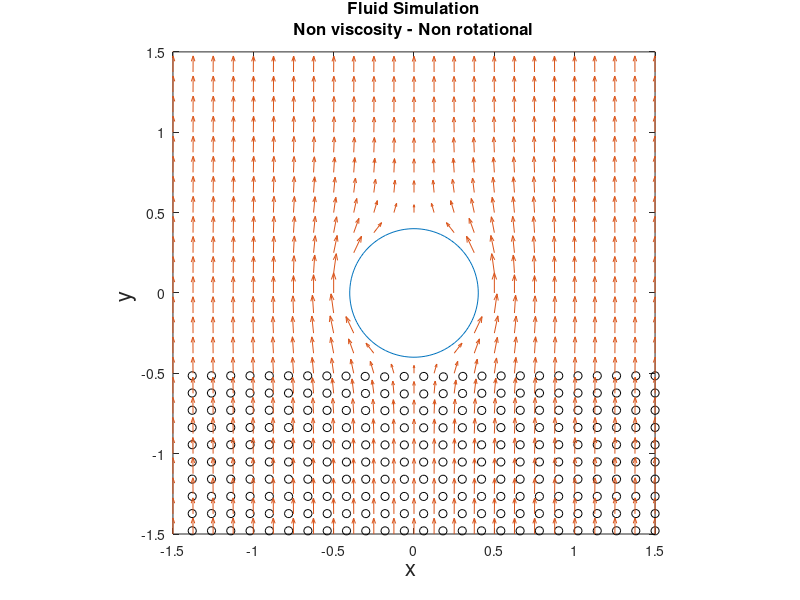
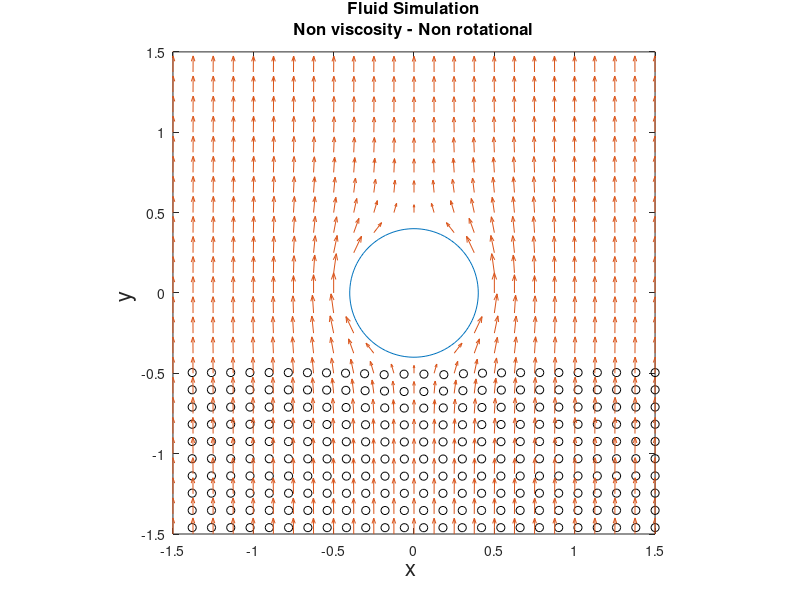
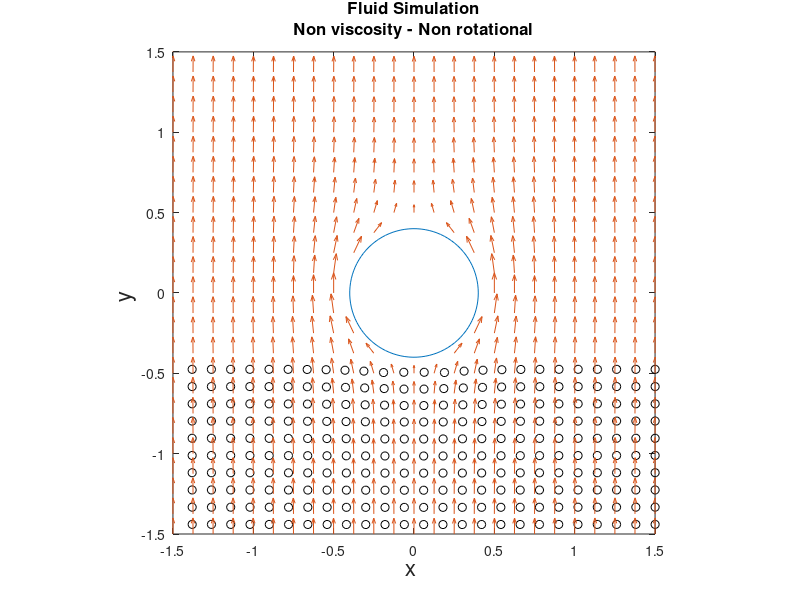
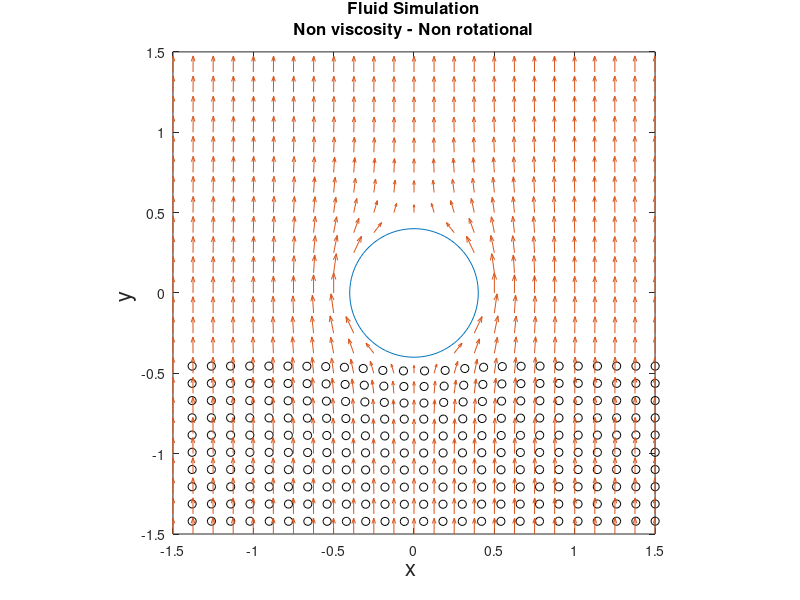

MATLAB code for these plots, in order: (Note: a time limit stopped this script after it produced the figures.)

a=0.4; %circle radious
v0=10; %limit velocity
N=25; % number of points in the grid
l=-1.5; % lower limit in space interval
u=1.5;  % uper limit in space interval
lz=l;6

Np=10  %number of lines of particles

scale_factor = 0.01; %velocity scale fator

%------------Mesh grid------------
xx=linspace(l,u,N); 

zz=linspace(lz,u,N);

[x,z]=meshgrid(xx,zz);

%------------Velocity field------------

#vx=-(3*v0*a^3/2)*z.*x./sqrt(x.^2+z.^2).^5;
#vz=v0+(v0*a^3/2)*(1 ./sqrt(x.^2+z.^2).^3-2*(z.^2)./sqrt(x.^2+z.^2).^5);

vx=-(3*v0*a^3/2)*z.*x./sqrt(x.^2+z.^2).^5;
vz=v0+(v0*a^3/2)*(1 ./sqrt(x.^2+z.^2).^3-3*(z.^2)./sqrt(x.^2+z.^2).^5);

vx_plot=vx
vz_plot=vz


for i=1:N
  for j=1:N
    cond= sqrt(x(i,j)^2+z(i,j)^2);
    if (cond<a)
      vx_plot(i,j)=0;
      vz_plot(i,j)=0;
    endif
   endfor
endfor

%------------Particles Initial Position------------
xp=zeros(Np,N);
zp=zeros(Np,N);

for i=1:Np
  for j=1:N
    xp(i,j)=l + ((u-l)/N)*j;
    zp(i,j)=lz+(i-1)*((u-lz)/(2.8*Np));
  endfor
endfor
%------------------------time loop----------------

dt=0.2 % time step

for i=1:100
  for k=1:Np
 
    for j=1:N
           
      %velocity interpolation
      vxp = interp2 (x, z, vx, xp(k,j), zp(k,j),'spline');
      vzp = interp2 (x, z, vz, xp(k,j), zp(k,j),'spline');

      %actualize particle position
      xp(k,j) +=scale_factor*vxp*dt;
      zp(k,j) +=scale_factor*vzp*dt;
      
      %Collision with central object
      cond= sqrt(xp(k,j)^2+zp(k,j)^2)
      
      if(cond<a) 
           
        A=(scale_factor*vxp)^2+(scale_factor*vzp)^2;
        B=2*(xp(k,j)*vxp*scale_factor+zp(k,j)*vzp*scale_factor);
        C=xp(k,j)^2+zp(k,j)^2-a^2;   
        
        dt_new2=(-B-sqrt(B^2-4*A*C))/(2*A)    
        dt_new3=(-B+sqrt(B^2-4*A*C))/(2*A)
        
        xp(k,j) +=scale_factor*vxp*dt_new2;
        zp(k,j) +=scale_factor*vzp*dt_new2;
       endif
       
    endfor
endfor
    %------------------------Plot particles position----------------
    plot(xp,zp,'ko');
      
    %------------------------Plot axis properties-------------------
    title ({"Fluid Simulation";"Non viscosity - Non rotational"},"fontsize", 12);
    xlabel ("x ","fontsize", 16);
    ylabel ("y ","fontsize", 16);


    daspect ([1 1])
    axis([l u lz u])
      
    hold on
  %--------------Plot obstacle--------------------
  t = linspace(0,2*pi,100)'; 

  xc=a*cos(t);
  zc=a*sin(t);

  plot(xc,zc);
  %---------------Plot vectorial field
  h = quiver (x,  z, vx_plot*scale_factor, vz_plot*scale_factor,'AutoScale','off');
  hold off
  %--------------Print plot
  filename=sprintf('E:\\Digipen\\PHY250\\2021\\Homeworks\\Final_project\\Fluid\\animation\\%05d.png',i);
  print(filename);
endfor
